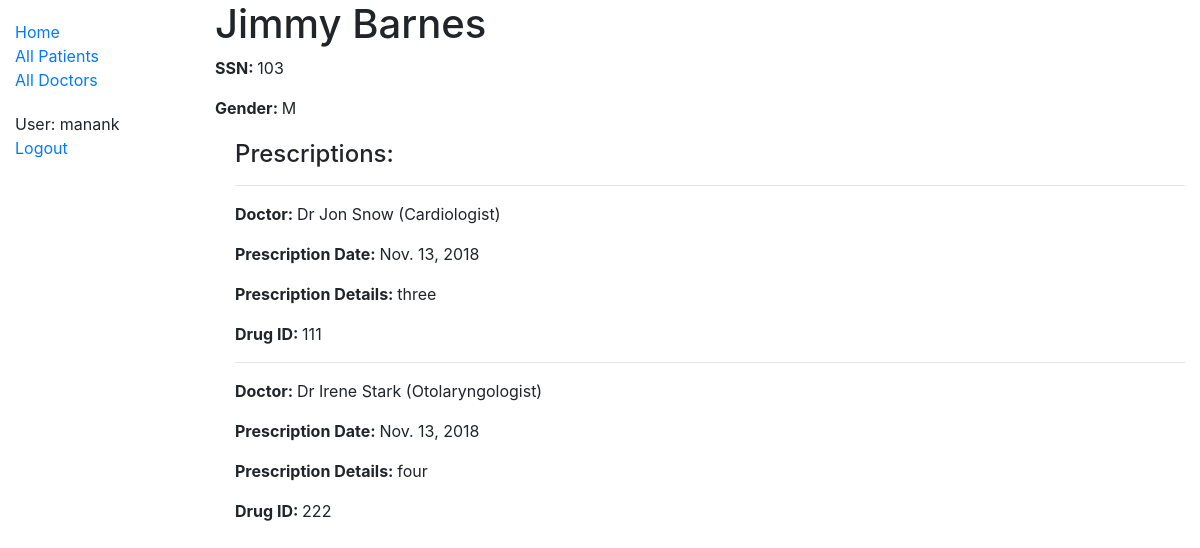
Page /catalog/patient/103/ (signed in) on the committed database.
### catalog/models.py (models this page shows, shortened)
class Patient(models.Model):
    GENDER_CHOICES = [('M', 'Male'), ('F', 'Female')]
    ssn = models.IntegerField('SSN', blank=False, primary_key=True)
    first_name = models.CharField('First Name', max_length=50)
    last_name = models.CharField('Last Name', max_length=50)
    gender = models.CharField(max_length=1, choices=GENDER_CHOICES)
    class Meta:
        ordering = ['first_name', 'last_name']

class Prescription(models.Model):
    patient = models.ForeignKey(Patient, on_delete=models.SET_NULL, null=True)
    doctor = models.ForeignKey(Doctor, on_delete=models.SET_NULL, null=True)
    dop = models.DateField(null=True, blank=False)
    desc = models.TextField('Prescription', help_text='Enter the prescription : ', null=True)
    drug = models.ForeignKey(Pharmacy, help_text='Enter the drug id', on_delete=models.SET_NULL, null=True, blank=False)
    class Meta:
        ordering = ['patient']

class Doctor(models.Model):
    PREFIX = [('Dr', 'Dr')]
    ssn = models.IntegerField('SSN', blank=False, primary_key=True)
    prefix = models.CharField(max_length=2, choices=PREFIX)
    first_name = models.CharField('First Name', max_length=50)
    last_name = models.CharField('Last Name', max_length=50)
    hosp_id = models.ForeignKey(Hospital, on_delete=models.SET_NULL, null=True)
    specialty = models.CharField(max_length=50)
    def __str__(self):
        return f'{self.prefix} {self.first_name} {self.last_name} ({self.specialty})'
    class Meta:
        ordering = ['first_name', 'last_name']

class Pharmacy(models.Model):
    id = models.IntegerField('ID', primary_key=True)
    drugid = models.IntegerField('DrugID', blank=False, null=True)
    class Meta:
        ordering = ['id']
    def __str__(self):
        return f'{self.drugid}'

### catalog/views.py (the view)
# urls.py: path('patient/<int:pk>/', views.PatientDetailView.as_view(), name='patient-detail'),
class PatientDetailView(generic.DetailView):
    model = Patient

### catalog/templates/catalog/patient_detail.html
{% extends "base.html" %}
{% block content %}
  <h1>{{ patient.first_name }} {{ patient.last_name}}</h1>
  <p><strong>SSN: </strong> {{ patient.ssn }}</p>
  <p><strong>Gender: </strong> {{ patient.gender }}</p>
  <div style="margin-left:20px;margin-top:20px">
    <h4>Prescriptions: </h4>
    {% for p in patient.prescription_set.all %}
      <hr>
      <p><strong>Doctor: </strong> {{p.doctor}}</p>
      <p><strong>Prescription Date: </strong> {{p.dop}}</p>
      <p><strong>Prescription Details: </strong> {{p.desc}}</p>
      <p><strong>Drug ID: </strong> {{p.drug}}</p>
    {% endfor %}
  </div>
{% endblock %}

### catalog/templates/base.html (shortened to what this page needs)
<!DOCTYPE html>
<html lang="en">
<head>
  <link rel="stylesheet" href="https://stackpath.bootstrapcdn.com/bootstrap/4.1.3/css/bootstrap.min.css">
  {% load static %}
  <link rel="stylesheet" href="{% static 'css/styles.css' %}">
</head>
<body>
  <div class="container-fluid">
    <div class="row">
      <div class="col-sm-2">
      {% block sidebar %}
        <ul class="sidebar-nav">
          <li><a href="{% url 'index' %}">Home</a></li>
          <li><a href="{% url 'patients' %}">All Patients</a></li>
          <li><a href="{% url 'doctors' %}">All Doctors</a></li>
        </ul>
     {% endblock %}
        <ul class="sidebar-nav">
         {% if user.is_authenticated %}
           <li>User: {{ user.get_username }}</li>
           <li><a href="{% url 'logout'%}?next={{request.path}}">Logout</a></li>
         {% else %}
            <li><a href="{% url 'login'%}?next={{request.path}}">Login</a></li>
          {% endif %}
         </ul>
      </div>
      <div class="col-sm-10 ">{% block content %}{% endblock %}
      </div>
    </div>
  </div>
</body>
</html>

### catalog/static/styles.css (style rules this page uses)
.sidebar-nav { margin-top: 20px; padding: 0; list-style: none; }

### rows in the picture
Patient: first_name "Jimmy", last_name "Barnes", ssn "103", gender "M"
Prescription: doctor "Dr Jon Snow (Cardiologist)", dop "Nov. 13, 2018", desc "three", drug "111"
Prescription: doctor "Dr Irene Stark (Otolaryngologist)", dop "Nov. 13, 2018", desc "four", drug "222"

### other values in the picture
{{ user.get_username }} "manank"
